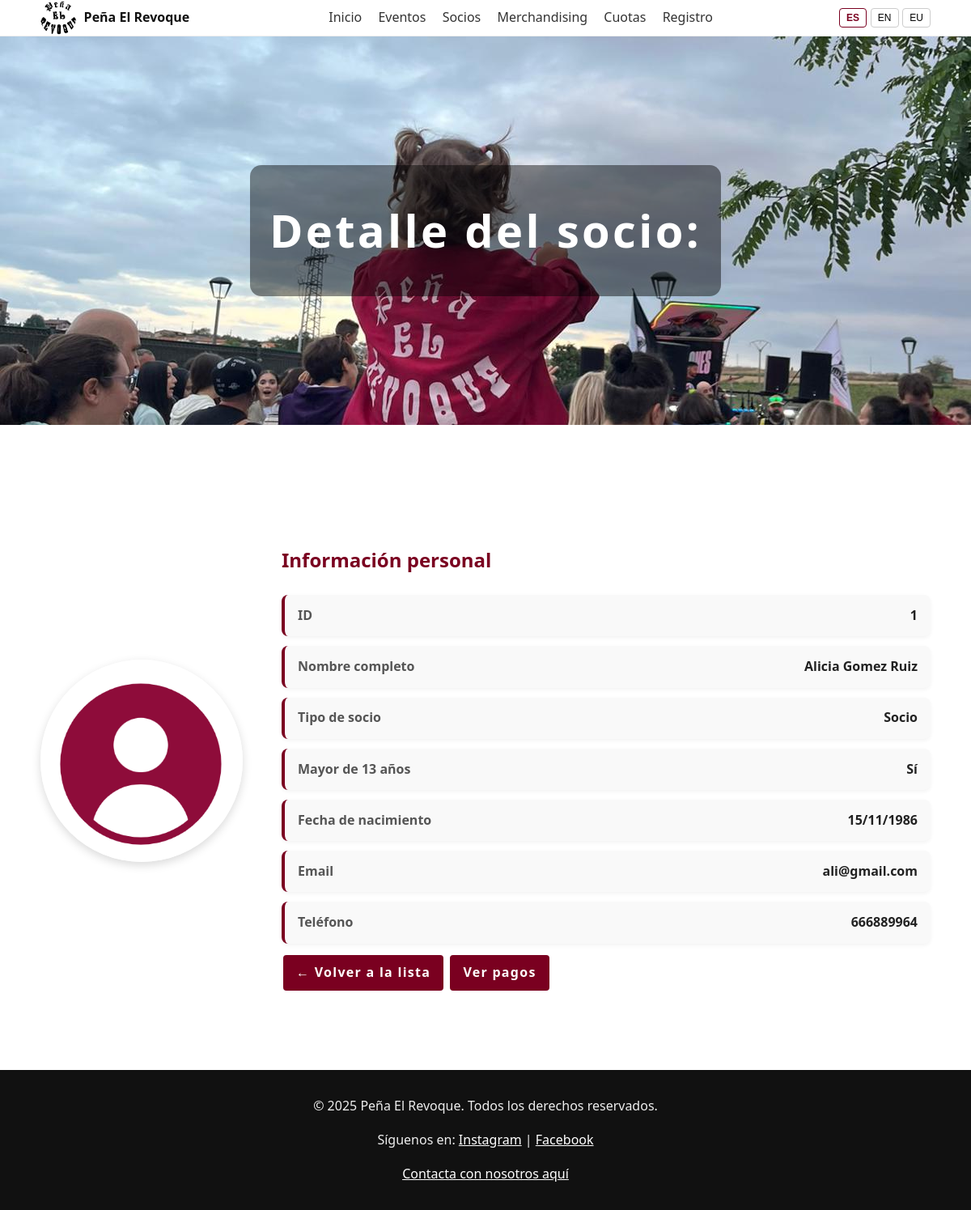
The page /es/socios/1/ (signed in) on the database its author committed.
### appProjectDjango/models.py (models this page shows, shortened)
class Socio(models.Model):
    TIPO_SOCIO_CHOICES = [
        ('menor', 'Menor'),
        ('socio', 'Socio'),
        ('nuevo', 'Nuevo'),
    ]
    nombre = models.CharField(max_length=100, db_index=True)
    apellido = models.CharField(max_length=100, null=True, blank=True)
    segundo_apellido = models.CharField(max_length=100, blank=True, null=True)
    mayor13 = models.BooleanField(default=True)
    fecha_nacimiento = models.DateField(blank=True, null=True, db_index=True)
    tipo_socio = models.CharField(max_length=20, choices=TIPO_SOCIO_CHOICES, default='nuevo')
    email = models.EmailField(unique=True, db_index=True)
    password = models.CharField(max_length=128, null=True, blank=True)
    telefono = models.CharField(
        max_length=20,
        validators=[RegexValidator(r'^\d+$', 'El teléfono solo puede contener números')]
    )
    class Meta:
        db_table = "Socios"

### appProjectDjango/views.py (the view)
# urls.py: path('socios/<int:socio_id>/', SocioDetailView.as_view(), name='detalle_socio'),
class SocioDetailView(UserPassesTestMixin, DetailView):
    model = Socio
    template_name = 'detalle_socio.html'
    pk_url_kwarg = 'socio_id'
    context_object_name = 'socio'
    def test_func(self):
        return is_moderador_o_gestor(self.request.user)

### appProjectDjango/templatetags/permisos_extras.py (called while the page is built)
@register.filter
def es_moderador_o_gestor(user):
    return (
        user.is_authenticated and (
            user.is_superuser or
            user.groups.filter(name="Moderador").exists() or
            user.groups.filter(name="Gestor").exists()
        )
    )

@register.filter
def es_gestor(user):
    return (
        user.is_authenticated and (
            user.is_superuser or
            user.groups.filter(name="Gestor").exists()
        )
    )

### appProjectDjango/views.py (called while the page is built)
def is_moderador_o_gestor(user):
    return (
        user.is_authenticated and
        (user.groups.filter(name="Moderador").exists() or
         user.groups.filter(name="Gestor").exists() or
         user.is_superuser)
    )

### appProjectDjango/templates/detalle_socio.html (shortened to what this page needs)
{% load static %}
{% load permisos_extras %}
{% load i18n %}
<!DOCTYPE html>
{% get_current_language as LANGUAGE_CODE %}
<html lang="{{ LANGUAGE_CODE }}">
<head>
    <link rel="stylesheet" href="{% static 'css/styles.css' %}">
</head>
<body>
    <header class="site-header">
        <div class="wrap">
            <a class="brand" href="{% url 'index' %}">
                <img src="{% static 'img/iconos/peña.jpg' %}" alt="{% trans 'Logo de la Peña El Revoque' %}" class="brand-logo">
                <span>{% trans "Peña El Revoque" %}</span>
            </a>
            <nav class="main-nav" aria-label="{% trans 'Principal' %}">
                <a href="{% url 'index' %}">{% trans "Inicio" %}</a>
                <a href="{% url 'eventos' %}">{% trans "Eventos" %}</a>
                <a href="{% url 'socios' %}">{% trans "Socios" %}</a>
                <a href="{% url 'merchandising' %}">{% trans "Merchandising" %}</a>
                <a href="{% url 'cuotas' %}">{% trans "Cuotas" %}</a>
                <a href="{% url 'registros' %}">{% trans "Registro" %}</a>
            </nav>
            <div class="language-switcher">
            <form action="{% url 'set_language' %}" method="post" style="display: flex; gap: 0.3rem;">
                <button type="submit" name="language" value="es" class="{% if LANGUAGE_CODE == 'es' %}active-lang{% endif %}">ES</button>
                <button type="submit" name="language" value="en" class="{% if LANGUAGE_CODE == 'en' %}active-lang{% endif %}">EN</button>
                <button type="submit" name="language" value="eu" class="{% if LANGUAGE_CODE == 'eu' %}active-lang{% endif %}">EU</button>
            </form>
            </div>
        </div>
    </header>
    <section class="hero">
        <div class="hero-inner">
            <h1>
            </h1>
        </div>
    </section>
    <main class="detalle-socio wrap">
        <div class="detalle-socio-grid">
            <div class="detalle-foto">
                {% if socio.foto %}
                    <img src="{% static 'img/socios/' %}{{ socio.foto }}"
                         alt="{% blocktrans %}Foto de {{ socio.nombre }}{% endblocktrans %}"
                         class="foto-socio">
                {% else %}
                    <img src="{% static 'img/iconos/usuario.png' %}"
                         alt="{% trans 'Foto por defecto' %}"
                         class="foto-socio">
                {% endif %}
            </div>
            <div class="detalle-info" id="detalle-info">
                <h2>{% trans "Información personal" %}</h2>
                <div class="info-card">
                    <span class="info-label">{% trans "ID" %}</span>
                    <span class="info-value">{{ socio.id }}</span>
                </div>
                <div class="info-card">
                    <span class="info-label">{% trans "Nombre completo" %}</span>
                    <span class="info-value">
                        {{ socio.nombre }} {{ socio.apellido }}{% if socio.segundo_apellido %} {{ socio.segundo_apellido }}{% endif %}
                    </span>
                </div>
                <div class="info-card">
                    <span class="info-label">{% trans "Tipo de socio" %}</span>
                    <span class="info-value">{{ socio.get_tipo_socio_display }}</span>
                </div>
                <div class="info-card">
                    <span class="info-label">{% trans "Mayor de 13 años" %}</span>
                    <span class="info-value">
                        {% if socio.mayor13 %}
                            {% trans "Sí" %}
                        {% else %}
                            {% trans "No" %}
                        {% endif %}
                    </span>
                </div>
                <div class="info-card">
                    <span class="info-label">{% trans "Fecha de nacimiento" %}</span>
                    <span class="info-value">{{ socio.fecha_nacimiento|date:"d/m/Y" }}</span>
                </div>
                <div class="info-card">
                    <span class="info-label">{% trans "Email" %}</span>
                    <span class="info-value">{{ socio.email }}</span>
                </div>
                <div class="info-card">
                    <span class="info-label">{% trans "Teléfono" %}</span>
                    <span class="info-value">{{ socio.telefono }}</span>
                </div>
                <div class="botones-acciones">
                    <a href="{% url 'socios' %}" class="btn">← {% trans "Volver a la lista" %}</a>
                    {% if user|es_moderador_o_gestor %}
                        <a href="{% url 'pagos' %}?socio_id={{ socio.id }}" class="btn">
                            {% trans "Ver pagos" %}
                        </a>
                    {% endif %}
                </div>
            </div>
        </div>
    </main>
    <footer class="site-footer">
        <p>&copy; 2025 Peña El Revoque. {% trans "Todos los derechos reservados." %}</p>
        <p>
            {% trans "Síguenos en:" %}
            <a href="https://www.instagram.com/hervias_larioja" target="_blank">Instagram</a> |
            <a href="https://www.facebook.com/elrevoquehervias" target="_blank">Facebook</a>
        </p>
        <p><a href="{% url 'contacto' %}">{% trans "Contacta con nosotros aquí" %}</a></p>
    </footer>
</body>
</html>

### appProjectDjango/static/css/styles.css (style rules this page uses)
:root { --vino:#7a0020; --gris:#f2f2f4; --max:1100px; }
html { scroll-behavior: smooth; }
body { margin:0; font-family: system-ui, sans-serif; line-height:1.6; color:#222; }
.wrap { max-width: var(--max); margin:0 auto; padding:0 1rem; }
.site-header { background:#fff; border-bottom:1px solid #eee; position:sticky; top:0; z-index:20; }
.site-header .wrap { display:flex; align-items:center; justify-content:space-between; }
.brand { display:flex; align-items:center; gap:.6rem; text-decoration:none; color:#111; font-weight:700; }
.brand-logo { width:44px; height:44px; border-radius:50%; object-fit:cover; }
.main-nav a { margin-left:1rem; text-decoration:none; color:#333; }
.hero { min-height: 60vh; background: url("../img/nosotros/foto_alaia.jpg") center/cover no-repeat, #333; display:grid; place-items:center; text-align:center; color:#fff; }
.hero-inner { background:rgba(0,0,0,.45); padding:2rem 1.5rem; border-radius:14px; }
.hero h1 { margin:.25rem 0; letter-spacing:.06em; font-size: clamp(28px, 6vw, 56px); }
.btn { display:inline-block; padding:.6rem 1rem; border:2px solid #fff; color:#fff; text-decoration:none; font-weight:700; letter-spacing:.08em; }
.site-footer { background:#111; color:#eee; text-align:center; padding:1rem; }
.site-footer a { color:#fff; }
h1, h2 { text-align: center; }
.detalle-socio { padding: 3rem 1rem; max-width: var(--max); margin: 3rem auto; }
.detalle-socio-grid { display: flex !important; flex-direction: row; justify-content: center; align-items: center; gap: 3rem; margin-top: 2rem; }
.detalle-foto { flex: 0 0 auto; display: flex; justify-content: center; align-items: center; }
.foto-socio { width: 250px; height: 250px; object-fit: cover; border-radius: 50%; box-shadow: 0 4px 12px rgba(0,0,0,0.15); }
.detalle-info { flex: 1; display: flex; flex-direction: column; justify-content: center; }
.detalle-info h2 { color: var(--vino); margin-bottom: 1.5rem; text-align: left; }
.info-card { display: flex; justify-content: space-between; padding: 0.8rem 1rem; margin-bottom: 0.75rem; background: #f9f9f9; border-left: 4px solid var(--vino); border-radius: 8px; box-shadow: 0 2px 5px rgba(0,0,0,0.05); transition: transform 0.2s ease; }
.info-label { font-weight: 600; color: #555; }
.info-value { font-weight: 700; color: #222; text-align: right; }
.btn { display: inline-block; padding: 0.6rem 1rem; background: var(--vino); color: #fff; border-radius: 6px; text-decoration: none; font-weight: 700; transition: background 0.2s ease; }
.language-switcher button { padding: 0.25rem 0.5rem; font-size: 0.75rem; background: #fff; border: 1px solid #ccc; color: #000; cursor: pointer; border-radius: 4px; }
.language-switcher button.active-lang { color: var(--vino); border-color: var(--vino); font-weight: 700; }

### rows shown on the page
Socio: id "1", nombre "Alicia", apellido "Gomez", segundo_apellido "Ruiz", tipo_socio "Socio", fecha_nacimiento "15/11/1986", email "ali@gmail.com", telefono "666889964"
